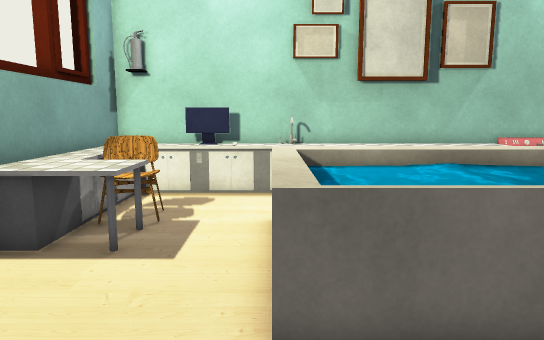
[1] (above)

15 first-person views from a walk through a 3-D level made in the Unity game engine. The camera is 1.4 m above the floor, tilts 8° down and sees 70° across. The floor is counted in squares, 0.5 m on a side. Each view is taken from the middle of a square. On the plan, view 1 faces up. The plan holds only what a view shows up to about 20 squares ahead; the rest is blank. The place goes on beyond the plan. The player character is not drawn. Some surface patterns are stand-ins.

[2]
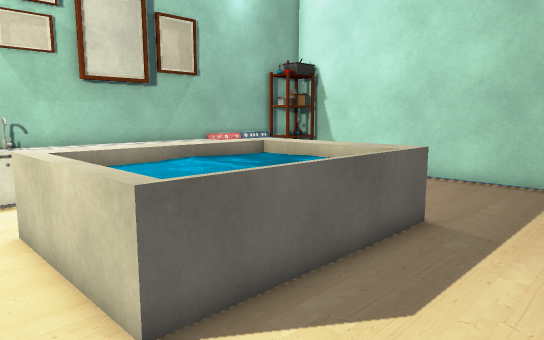

[3]
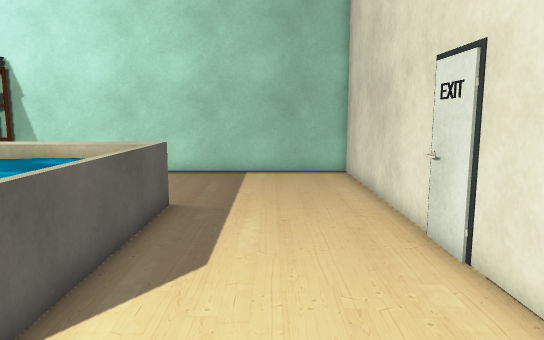

[4]
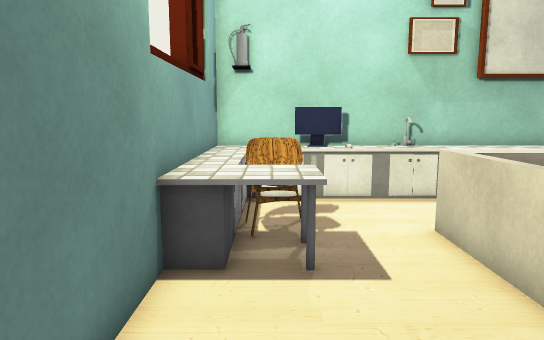

[5]
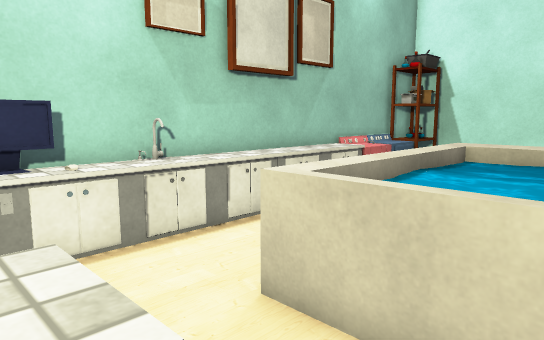

[6]
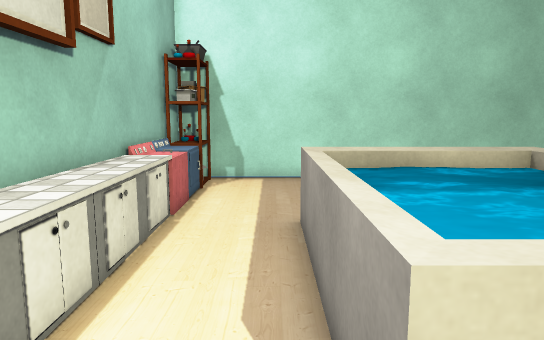

[7]
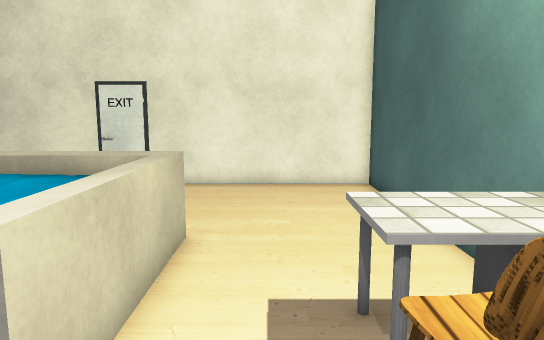

[8]
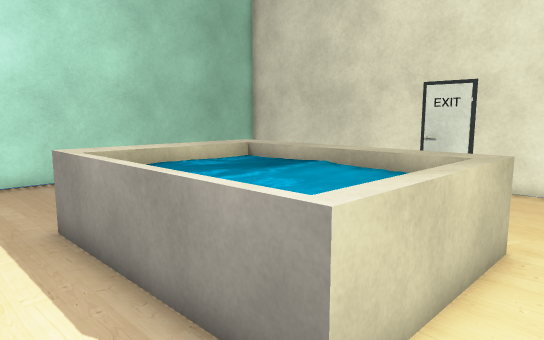

[9]
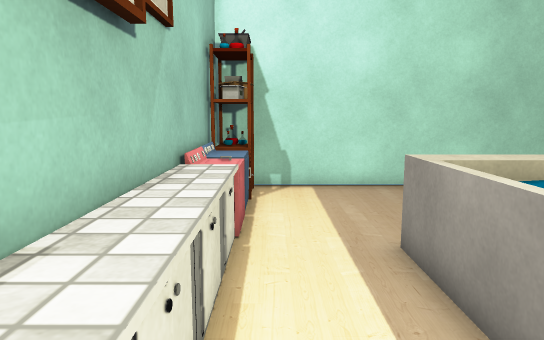

[10]
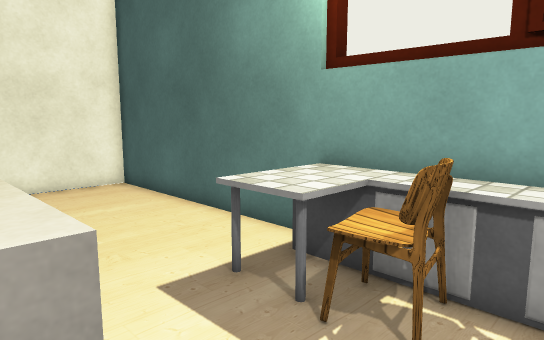

[11]
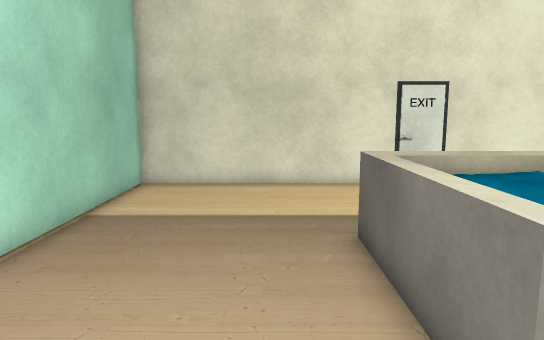

[12]
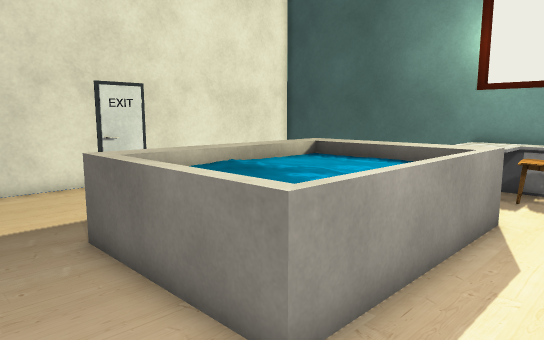

[13]
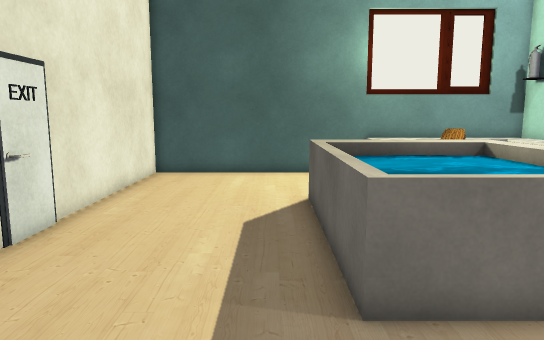

[14]
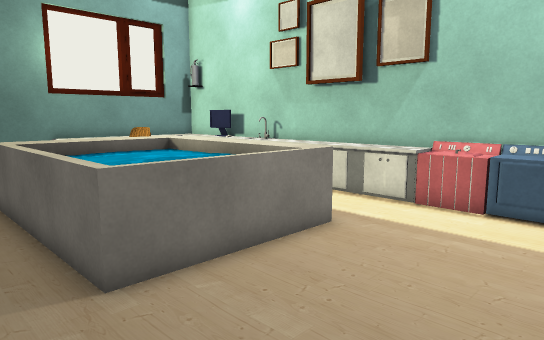

[15]
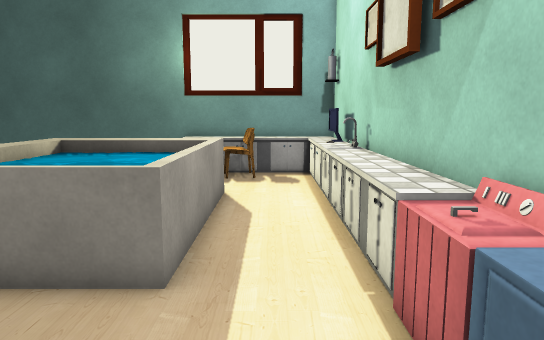

### Floor plan
Key: @ floor where view 1 was taken; # wall or solid block; . floor; = window, fence, low wall or low ledge; C cabinet; M computer; A machine; H chair; S shelf; O other object.
Columns run from 6 left of view 1 to 15 right of it. Each row starts with its distance up from view 1.
 15 #CC#MC#OOO#CCCC#######
 14 CCCCCMCOOOCCCCCAACCSSS
 13 CC...................#
 12 #C...................#
 11 #HHH.................#
 10 #HHH..OOOOOOOOO......#
  9 #CCC..OO     OO......#
  8 #CCC..OO     OO......#
  7 #.....OO     OO......#
  6 #.....OO     OO......#
  5 #.....OOOOOOOOO......#
  4 #.....OOOOOOOOO......#
  3 #....................#
  2 #....................#
  1 #....................#
  0 #.....@..............#
 -1 #....................#
 -2 #.........=..........#
 -3 ######################

Positions as (right, up) in squares from view 1, and headings:
1: (0, 0), facing up
2: (-2, 0), facing up-right
3: (-4, 1), facing right
4: (-4, 1), facing up
5: (-4, 6), facing up-right
6: (-2, 11), facing right
7: (-2, 13), facing down
8: (-2, 13), facing down-right
9: (0, 13), facing right
10: (1, 13), facing down-left
11: (10, 13), facing down
12: (11, 13), facing down-left
13: (13, 3), facing left
14: (14, 2), facing up-left
15: (14, 12), facing left
